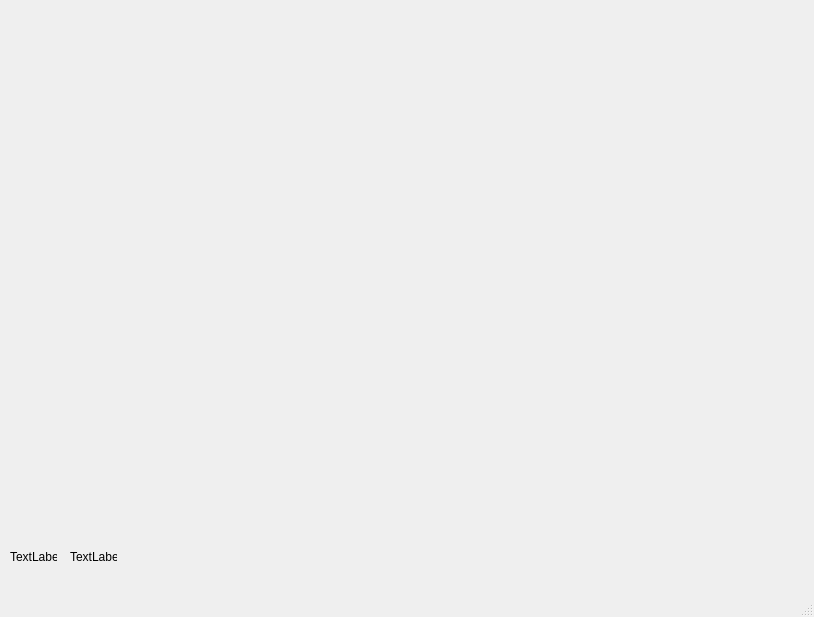
<?xml version="1.0" encoding="UTF-8"?>
<ui version="4.0">
 <class>MainWindow</class>
 <widget class="QMainWindow" name="MainWindow">
  <property name="geometry">
   <rect>
    <x>0</x>
    <y>0</y>
    <width>814</width>
    <height>617</height>
   </rect>
  </property>
  <property name="mouseTracking">
   <bool>false</bool>
  </property>
  <property name="windowTitle">
   <string>MainWindow</string>
  </property>
  <widget class="QWidget" name="centralwidget">
   <widget class="QWidget" name="verticalLayoutWidget">
    <property name="geometry">
     <rect>
      <x>0</x>
      <y>0</y>
      <width>631</width>
      <height>111</height>
     </rect>
    </property>
    <layout class="QVBoxLayout" name="verticalLayout">
     <property name="sizeConstraint">
      <enum>QLayout::SetDefaultConstraint</enum>
     </property>
     <property name="leftMargin">
      <number>5</number>
     </property>
     <property name="topMargin">
      <number>5</number>
     </property>
     <property name="rightMargin">
      <number>5</number>
     </property>
     <property name="bottomMargin">
      <number>5</number>
     </property>
     <item>
      <widget class="QLabel" name="lbl_btn_mouse">
       <property name="font">
        <font>
         <family>Tahoma</family>
         <pointsize>14</pointsize>
        </font>
       </property>
       <property name="text">
        <string/>
       </property>
      </widget>
     </item>
     <item>
      <widget class="QLabel" name="coord_global">
       <property name="font">
        <font>
         <family>Tahoma</family>
         <pointsize>12</pointsize>
        </font>
       </property>
       <property name="text">
        <string/>
       </property>
      </widget>
     </item>
    </layout>
   </widget>
   <widget class="QLabel" name="label_inf_x">
    <property name="geometry">
     <rect>
      <x>10</x>
      <y>550</y>
      <width>47</width>
      <height>13</height>
     </rect>
    </property>
    <property name="text">
     <string>TextLabel</string>
    </property>
   </widget>
   <widget class="QLabel" name="label_inf_y">
    <property name="geometry">
     <rect>
      <x>70</x>
      <y>550</y>
      <width>47</width>
      <height>13</height>
     </rect>
    </property>
    <property name="text">
     <string>TextLabel</string>
    </property>
   </widget>
  </widget>
  <widget class="QMenuBar" name="menubar">
   <property name="geometry">
    <rect>
     <x>0</x>
     <y>0</y>
     <width>814</width>
     <height>21</height>
    </rect>
   </property>
  </widget>
  <widget class="QStatusBar" name="statusbar">
   <property name="autoFillBackground">
    <bool>false</bool>
   </property>
  </widget>
 </widget>
 <resources/>
 <connections/>
</ui>
